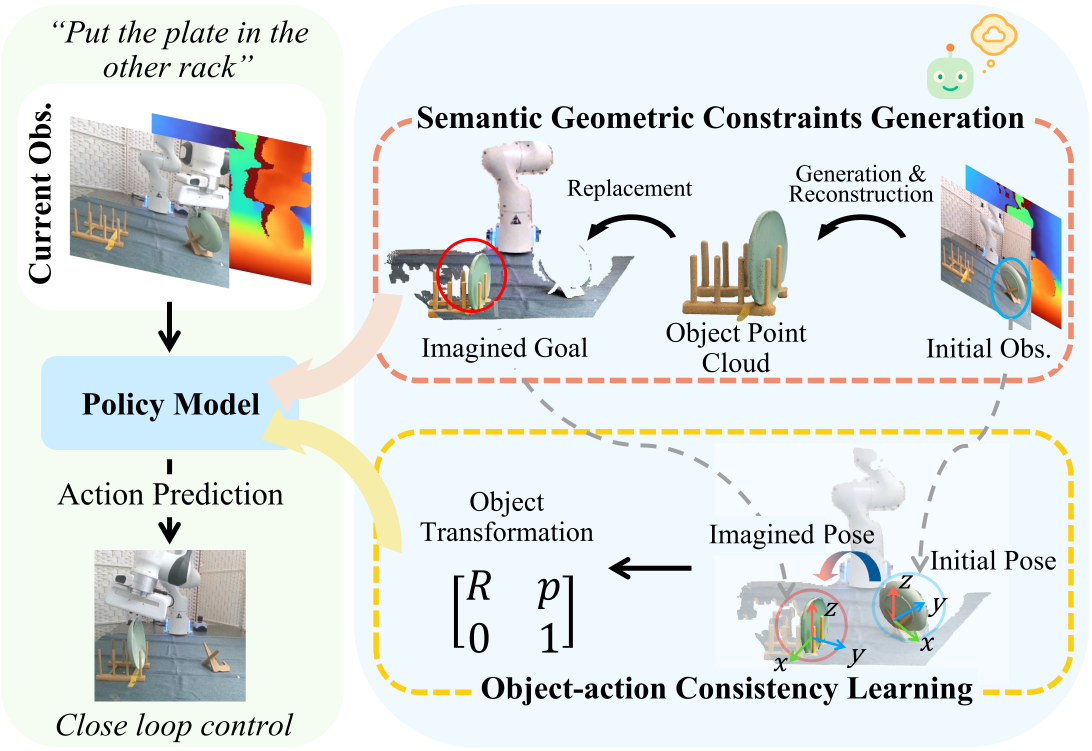
#> input picture assets/teaser.png, 4366 x 3004 px (shown at 1/4 size)
$ python resize.py ../assets/teaser.png out.png
#> lines starting #> are read from the running program, lines starting #| are printed output that depends on the picture
import sys
from PIL import Image

input_path = sys.argv[1]
output_path = sys.argv[2]

image = Image.open(input_path)
#> image is the input picture: PIL image 4366x3004 RGBA; mean R, G, B, A 222.5, 227.9, 227.1, 255
resized_image = image.resize((512, 512))
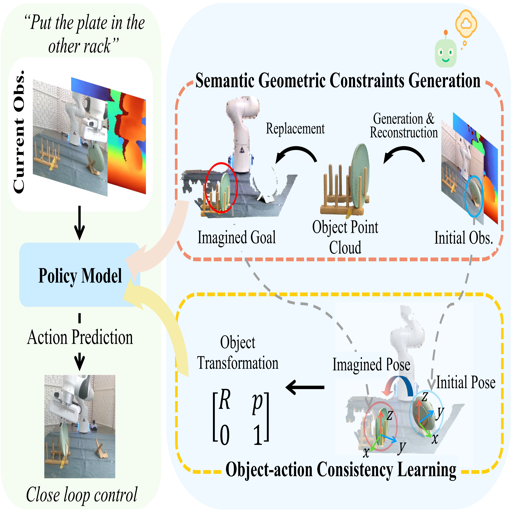
#> resized_image: PIL image 512x512 RGBA; mean R, G, B, A 222.6, 227.9, 226.9, 255
resized_image.save(output_path)
